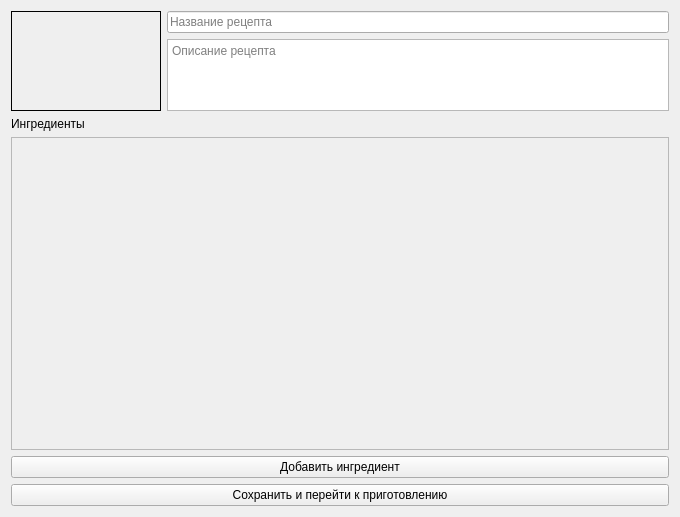
<?xml version="1.0" encoding="UTF-8"?>
<ui version="4.0">
 <class>RecipeEditor</class>
 <widget class="QWidget" name="RecipeEditor">
  <property name="geometry">
   <rect>
    <x>0</x>
    <y>0</y>
    <width>680</width>
    <height>517</height>
   </rect>
  </property>
  <property name="windowTitle">
   <string>Редактировать рецепт</string>
  </property>
  <property name="windowIcon">
   <iconset resource="src.qrc">
    <normaloff>:/ico/ico/recipe book.png</normaloff>:/ico/ico/recipe book.png</iconset>
  </property>
  <layout class="QVBoxLayout" name="verticalLayout_3">
   <item>
    <layout class="QHBoxLayout" name="horizontalLayout">
     <item>
      <widget class="DropLabel" name="photoLabel">
       <property name="minimumSize">
        <size>
         <width>150</width>
         <height>100</height>
        </size>
       </property>
       <property name="maximumSize">
        <size>
         <width>150</width>
         <height>125</height>
        </size>
       </property>
       <property name="acceptDrops">
        <bool>true</bool>
       </property>
       <property name="frameShape">
        <enum>QFrame::Panel</enum>
       </property>
       <property name="text">
        <string/>
       </property>
       <property name="pixmap">
        <pixmap resource="src.qrc">:/ico/ico/camera.png</pixmap>
       </property>
       <property name="alignment">
        <set>Qt::AlignCenter</set>
       </property>
       <property name="margin">
        <number>0</number>
       </property>
      </widget>
     </item>
     <item>
      <layout class="QVBoxLayout" name="verticalLayout">
       <item>
        <widget class="QLineEdit" name="recipeNameEdit">
         <property name="placeholderText">
          <string>Название рецепта</string>
         </property>
        </widget>
       </item>
       <item>
        <widget class="QPlainTextEdit" name="descriptionEdit">
         <property name="sizePolicy">
          <sizepolicy hsizetype="Expanding" vsizetype="Ignored">
           <horstretch>0</horstretch>
           <verstretch>0</verstretch>
          </sizepolicy>
         </property>
         <property name="baseSize">
          <size>
           <width>0</width>
           <height>0</height>
          </size>
         </property>
         <property name="placeholderText">
          <string>Описание рецепта</string>
         </property>
        </widget>
       </item>
      </layout>
     </item>
    </layout>
   </item>
   <item>
    <widget class="QLabel" name="label_2">
     <property name="text">
      <string>Ингредиенты</string>
     </property>
    </widget>
   </item>
   <item>
    <widget class="QScrollArea" name="scrollArea">
     <property name="widgetResizable">
      <bool>true</bool>
     </property>
     <widget class="QWidget" name="scrollAreaWidgetContents">
      <property name="geometry">
       <rect>
        <x>0</x>
        <y>0</y>
        <width>660</width>
        <height>310</height>
       </rect>
      </property>
      <layout class="QGridLayout" name="gridLayout">
       <item row="2" column="0">
        <spacer name="verticalSpacer">
         <property name="orientation">
          <enum>Qt::Vertical</enum>
         </property>
         <property name="sizeHint" stdset="0">
          <size>
           <width>20</width>
           <height>40</height>
          </size>
         </property>
        </spacer>
       </item>
       <item row="0" column="0">
        <layout class="QVBoxLayout" name="ingredientsList"/>
       </item>
      </layout>
     </widget>
    </widget>
   </item>
   <item>
    <layout class="QVBoxLayout" name="verticalLayout_2">
     <item>
      <widget class="QPushButton" name="addIngredientButton">
       <property name="text">
        <string>Добавить ингредиент</string>
       </property>
      </widget>
     </item>
     <item>
      <widget class="QPushButton" name="stepsEditButton">
       <property name="text">
        <string>Сохранить и перейти к приготовлению</string>
       </property>
      </widget>
     </item>
    </layout>
   </item>
  </layout>
 </widget>
 <customwidgets>
  <customwidget>
   <class>DropLabel</class>
   <extends>QLabel</extends>
   <header>droplabel.h</header>
  </customwidget>
 </customwidgets>
 <resources>
  <include location="src.qrc"/>
 </resources>
 <connections/>
</ui>
